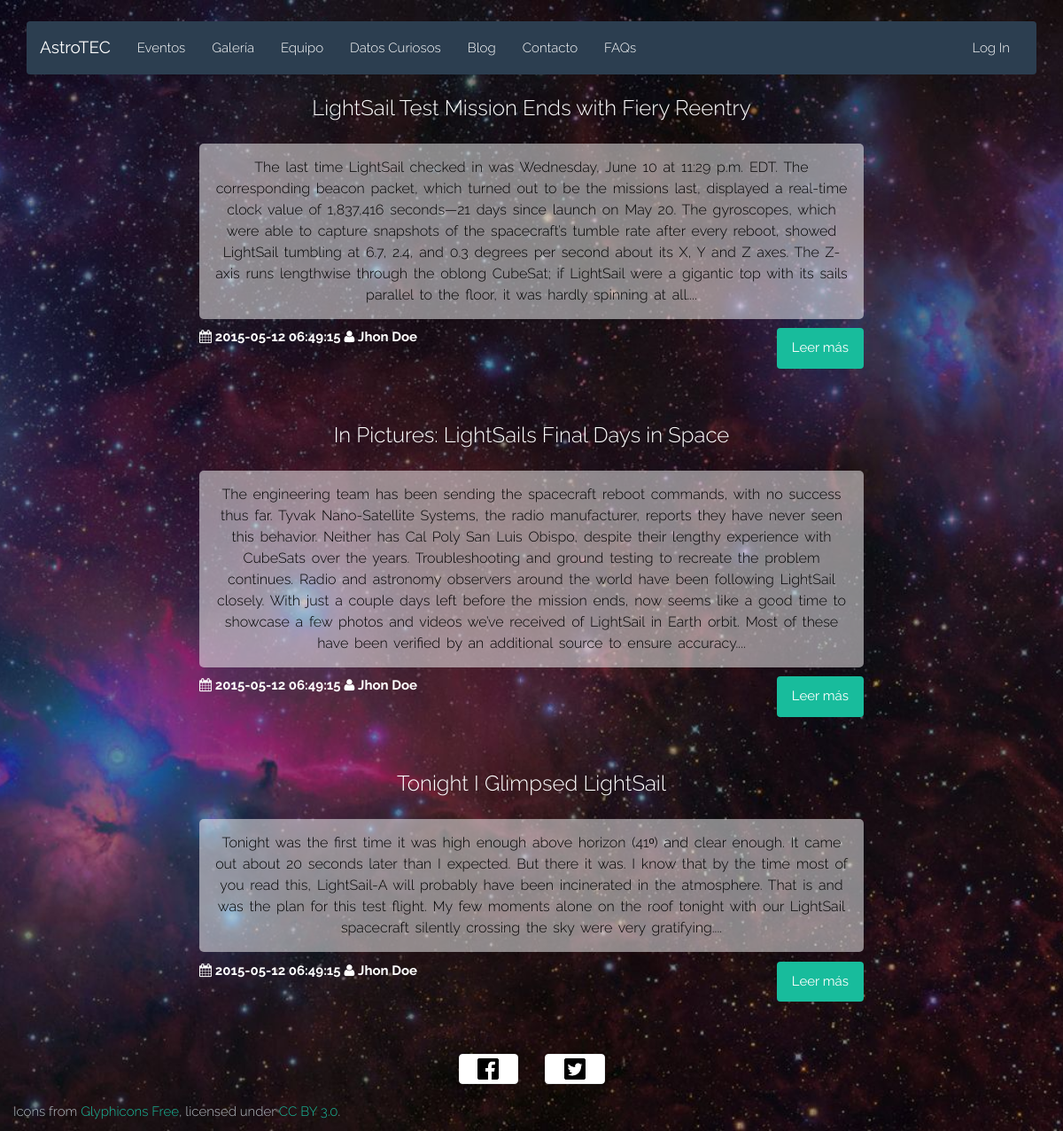
Screenshot of /blog.php with the database file from the repository.
### tables this page shows
CREATE TABLE IF NOT EXISTS `Publicaciones` (
  `idPublicacion` INT NOT NULL AUTO_INCREMENT,
  `titulo` VARCHAR(300) NOT NULL,
  `contenido` LONGTEXT NOT NULL,
  `fecha` DATETIME NOT NULL,
  `fk_idCreador` INT NOT NULL,
  PRIMARY KEY (`idPublicacion`),
  INDEX `fk_idCreador_idx` (`fk_idCreador` ASC),
  CONSTRAINT `fk_idCreador1`
    FOREIGN KEY (`fk_idCreador`)
    REFERENCES `Usuarios` (`idUsuario`)
    ON DELETE NO ACTION
    ON UPDATE NO ACTION);

### html/blog.php (the view, shortened to what this page needs)
<?php
	require("php/db.php");
	$sql = "SELECT P.idPublicacion AS id, P.titulo,
					CONCAT (SUBSTRING(P.contenido, 1, 700), '...') AS contenido,
					P.fecha, CONCAT(U.nombre, ' ', U.apellido1) AS autor
					FROM Publicaciones AS P
					INNER JOIN Usuarios AS U ON U.idUsuario = P.fk_idCreador";
	$result = $conn->query($sql);
	$posts = array();
	if ($result->num_rows > 0) {
		while ($row = $result->fetch_assoc()) {
			array_push($posts, $row);
    }
	}
?>
<!DOCTYPE html>
<html class="no-js" lang="">
<head>
	<?php require('./php/head.php'); ?>
	<link rel="stylesheet" type="text/css" href="css/blog.css">
</head>
<body>
	<div class="container">
		<?php require('./php/navbar.php'); ?>
		<?php
			foreach ($posts as $post) {
				echo "<div class='row'>";
				echo "	<div class='col-md-2'></div>";
				echo "	<div class='col-md-8 post'>";
				echo "		<a href='post.php?id=$post[id]'";
				echo "			<h2 class='title'>$post[titulo]</h2>";
				echo "		</a>";
				echo "		<p>$post[contenido]</p>";
				echo "    <div class='pull-left'>";
				echo "			<i class='fa fa-calendar'></i> <time>$post[fecha]</time>";
				echo "			<i class='fa fa-user'></i> <span>$post[autor]</span>";
				echo "		</div>";
				echo "		<a href='post.php?id=$post[id]' class='btn btn-success pull-right'>Leer más</a>";
				echo "	</div>";
				echo "</div>";
			}
		?>
	</div>
	<?php include("./php/footer.php"); ?>
</body>
</html>

### html/css/style.css (style rules this page uses)
body { padding-top: 2%; background: url(../img/background.jpg) no-repeat center center fixed; -webkit-background-size: cover; -moz-background-size: cover; -o-background-size: cover; background-size: cover; font-family: 'Raleway', sans-serif; font-weight: 300; color: #3E3E3E; }

### html/css/blog.css (style rules this page uses)
.post { text-align: center; margin-bottom: 5%; color: white; }
.title { color: white; font-size: x-large; margin-bottom: 3%; text-align: center; background-color: initial; border: none; }
.post p { margin-top: 3%; background-color: rgba(255, 255, 255, 0.50); color: black; font-size: medium; padding: 2%; border-radius: 5px; word-spacing: 2pt; line-height: 150%; }
.post time, .post span { font-weight: bold; }

### rows the page displays
publicaciones: titulo "LightSail Test Mission Ends with Fiery Reentry", post "The last time LightSail checked in was Wednesday, June 10 at 11:29 p.m. EDT. The corresponding beacon packet, which turned out to be the missions last, displayed a real-time clock value of 1,837,416 seconds—21 days since launch on May 20. The gyroscopes, which were able to capture snapshots of the spacecraft’s tumble rate after every reboot, showed LightSail tumbling at 6.7, 2.4, and 0.3 degrees per second about its X, Y and Z axes. The Z-axis runs lengthwise through the oblong CubeSat; if LightSail were a gigantic top with its sails parallel to the floor, it was hardly spinning at all....", fecha "2015-05-12 06:49:15", post "Jhon Doe"
publicaciones: titulo "In Pictures: LightSails Final Days in Space", post "The engineering team has been sending the spacecraft reboot commands, with no success thus far. Tyvak Nano-Satellite Systems, the radio manufacturer, reports they have never seen this behavior. Neither has Cal Poly San Luis Obispo, despite their lengthy experience with CubeSats over the years. Troubleshooting and ground testing to recreate the problem continues. Radio and astronomy observers around the world have been following LightSail closely. With just a couple days left before the mission ends, now seems like a good time to showcase a few photos and videos we’ve received of LightSail in Earth orbit. Most of these have been verified by an additional source to ensure accuracy....", fecha "2015-05-12 06:49:15", post "Jhon Doe"
publicaciones: titulo "Tonight I Glimpsed LightSail", post "Tonight was the first time it was high enough above horizon (41ᵒ) and clear enough. It came out about 20 seconds later than I expected. But there it was. I know that by the time most of you read this, LightSail-A will probably have been incinerated in the atmosphere. That is and was the plan for this test flight. My few moments alone on the roof tonight with our LightSail spacecraft silently crossing the sky were very gratifying....", fecha "2015-05-12 06:49:15", post "Jhon Doe"
